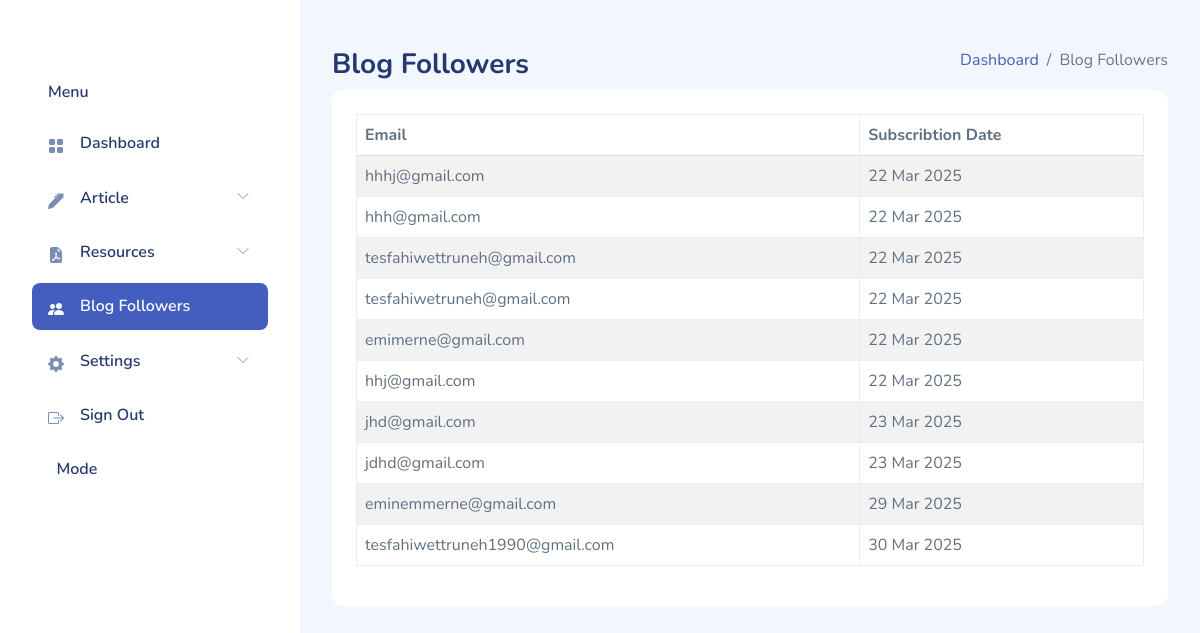
The app's page /blog-followers/ (signed in) with its own data.
### admin_app/models.py (models this page shows, shortened)
class Subscriber(models.Model):
    email = models.EmailField(unique=True)
    subscribed_at = models.DateTimeField(auto_now_add=True)

### admin_app/views.py (the view)
# urls.py: path('blog-followers/', SubscriberList.as_view(), name = 'blog-followers'),
class SubscriberList(AuthRequiredMixin, TemplateView):
    template_name = "admin_templates/subscriber-list.html"
    def get_context_data(self, **kwargs):
        context = super().get_context_data(**kwargs)
        context['subscribers'] = Subscriber.objects.all()
        return context

### admin_app/views.py (called while the page is built)
    def dispatch(self, request, *args, **kwargs):
        if not request.user.is_authenticated:
            return redirect(self.login_url)
        return super().dispatch(request, *args, **kwargs)

### templates/admin_templates/subscriber-list.html (shortened to what this page needs)
{% extends 'admin_templates/base.html' %}
{% block 'main-page-content' %}
<div class="page-heading">
    <div class="page-title">
        <div class="row">
            <div class="col-12 col-md-6 order-md-1 order-last">
                <h3>Blog Followers</h3>
            </div>
            <div class="col-12 col-md-6 order-md-2 order-first">
                <nav aria-label="breadcrumb" class="breadcrumb-header float-start float-lg-end">
                    <ol class="breadcrumb">
                        <li class="breadcrumb-item">
                            <a href="{% url 'admin-index-view' %}" hx-get="{% url 'admin-index-view' %}"
                                hx-target="#main-content" hx-swap="innerHTML" hx-push-url="true">Dashboard</a>
                        </li>
                        <li class="breadcrumb-item active" aria-current="page">Blog Followers</li>
                    </ol>
                </nav>
            </div>
        </div>
    </div>
    <section class="section">
        <div class="card">
            <div class="card-body">
                <div class="row">
                    <div class="col-md-12">
                        <table id="followersDataTable" class="table table-striped table-bordered dt-responsive"
                            style="width:100%">
                            <thead>
                                <tr>
                                    <th>Email</th>
                                    <th>Subscribtion Date</th>
                                </tr>
                            </thead>
                            <tbody>
                                {% for subscriber in subscribers %}
                                <tr data-slug="{{ article.slug }}">
                                    <td>{{ subscriber.email }}</td>
                                    <td>{{ subscriber.subscribed_at|date:"j M Y" }}</td>
                                </tr>
                                {% endfor %}
                            </tbody>
                        </table>
                    </div>
                </div>
            </div>
        </div>
    </section>
</div>
{% endblock %}

### static/admin_statics/main.css (style rules this page uses)
.card { margin-bottom: 2.2rem; border: none; }
.card .card-body { padding: 1.5rem; }
.dataTable-table td, .dataTable-table thead th, .table td, .table thead th { vertical-align: middle; }
.dataTable-table:not(.table-borderless) thead th, .table:not(.table-borderless) thead th { border-bottom: 1px solid #dedede !important; }
.page-heading { margin: 0 0 2rem; }
.page-heading h3 { font-weight: 700; }
a { text-decoration: none; }

### records on screen
Subscriber: email "hhhj@gmail.com", subscribed_at "22 Mar 2025"
Subscriber: email "hhh@gmail.com", subscribed_at "22 Mar 2025"
Subscriber: email "tesfahiwettruneh@gmail.com", subscribed_at "22 Mar 2025"
Subscriber: email "tesfahiwetruneh@gmail.com", subscribed_at "22 Mar 2025"
Subscriber: email "emimerne@gmail.com", subscribed_at "22 Mar 2025"
Subscriber: email "hhj@gmail.com", subscribed_at "22 Mar 2025"
Subscriber: email "jhd@gmail.com", subscribed_at "23 Mar 2025"
Subscriber: email "jdhd@gmail.com", subscribed_at "23 Mar 2025"
Subscriber: email "eminemmerne@gmail.com", subscribed_at "29 Mar 2025"
Subscriber: email "tesfahiwettruneh1990@gmail.com", subscribed_at "30 Mar 2025"
